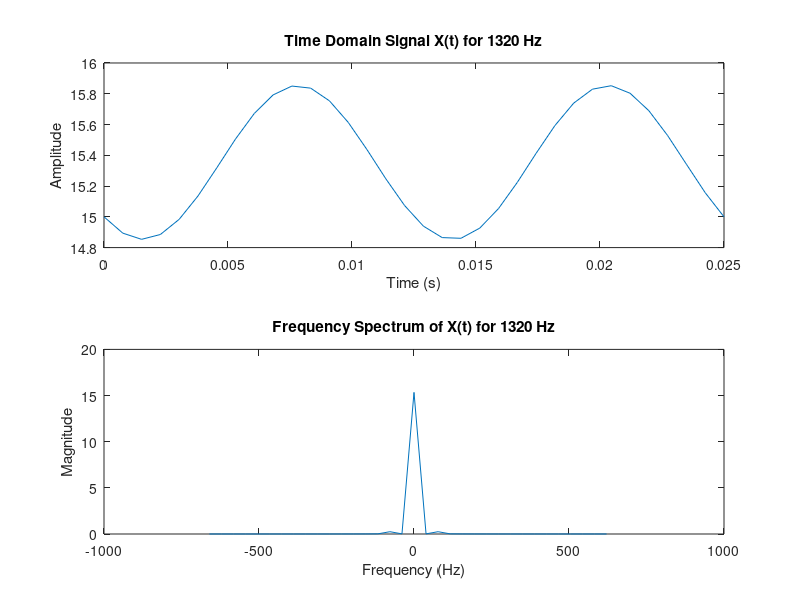
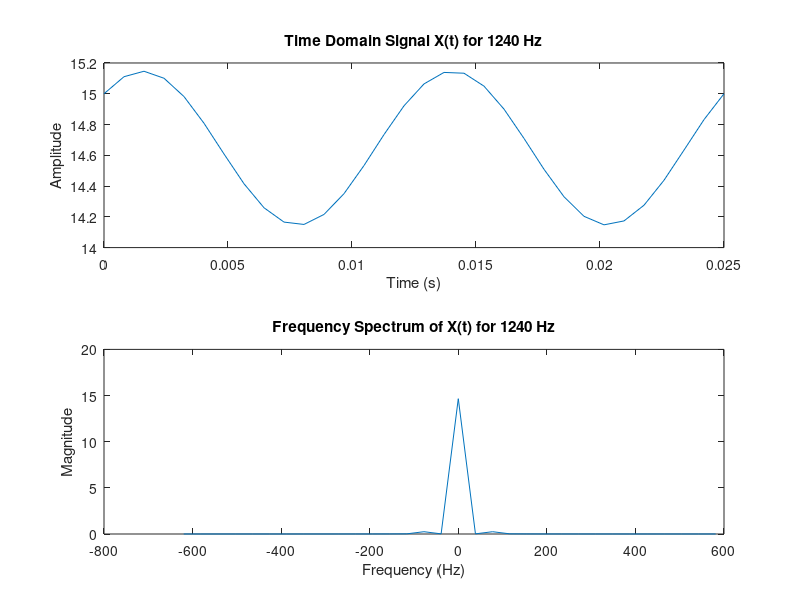

Recreate these plots in MATLAB, in order.
clc;
clear all;
close all;

% Parameters for fs1 = 1320 Hz
fs1 = 1320; % Sampling frequency
t1 = 0:1/fs1:2/80; % Time vector
x1 = cos(80*pi*t1 + 0.25*pi);
y1 = sin(2560*pi*t1);
z1 = x1 .* y1 + 15;

% Plot time domain signal for fs1
figure;
subplot(2, 1, 1);
plot(t1, z1);
title('Time Domain Signal X(t) for 1320 Hz');
xlabel('Time (s)');
ylabel('Amplitude');

% Frequency analysis for fs1
n1 = length(z1); % Number of samples
f1 = (-n1/2:n1/2-1)*(fs1/n1); % Frequency range

Z1 = fft(z1); % Compute the FFT
Z1_shifted = fftshift(Z1); % Shift zero frequency component to center of spectrum

% Plot frequency spectrum for fs1
subplot(2, 1, 2);
plot(f1, abs(Z1_shifted)/n1);
title('Frequency Spectrum of X(t) for 1320 Hz');
xlabel('Frequency (Hz)');
ylabel('Magnitude');

% Parameters for fs2 = 1240 Hz
fs2 = 1240; % Sampling frequency
t2 = 0:1/fs2:2/80; % Time vector
x2 = cos(80*pi*t2 + 0.25*pi);
y2 = sin(2560*pi*t2);
z2 = x2 .* y2 + 15;

% Plot time domain signal for fs2
figure;
subplot(2, 1, 1);
plot(t2, z2);
title('Time Domain Signal X(t) for 1240 Hz');
xlabel('Time (s)');
ylabel('Amplitude');

% Frequency analysis for fs2
n2 = length(z2); % Number of samples
f2 = (-n2/2:n2/2-1)*(fs2/n2); % Frequency range

Z2 = fft(z2); % Compute the FFT
Z2_shifted = fftshift(Z2); % Shift zero frequency component to center of spectrum

% Plot frequency spectrum for fs2
subplot(2, 1, 2);
plot(f2, abs(Z2_shifted)/n2);
title('Frequency Spectrum of X(t) for 1240 Hz');
xlabel('Frequency (Hz)');
ylabel('Magnitude');
